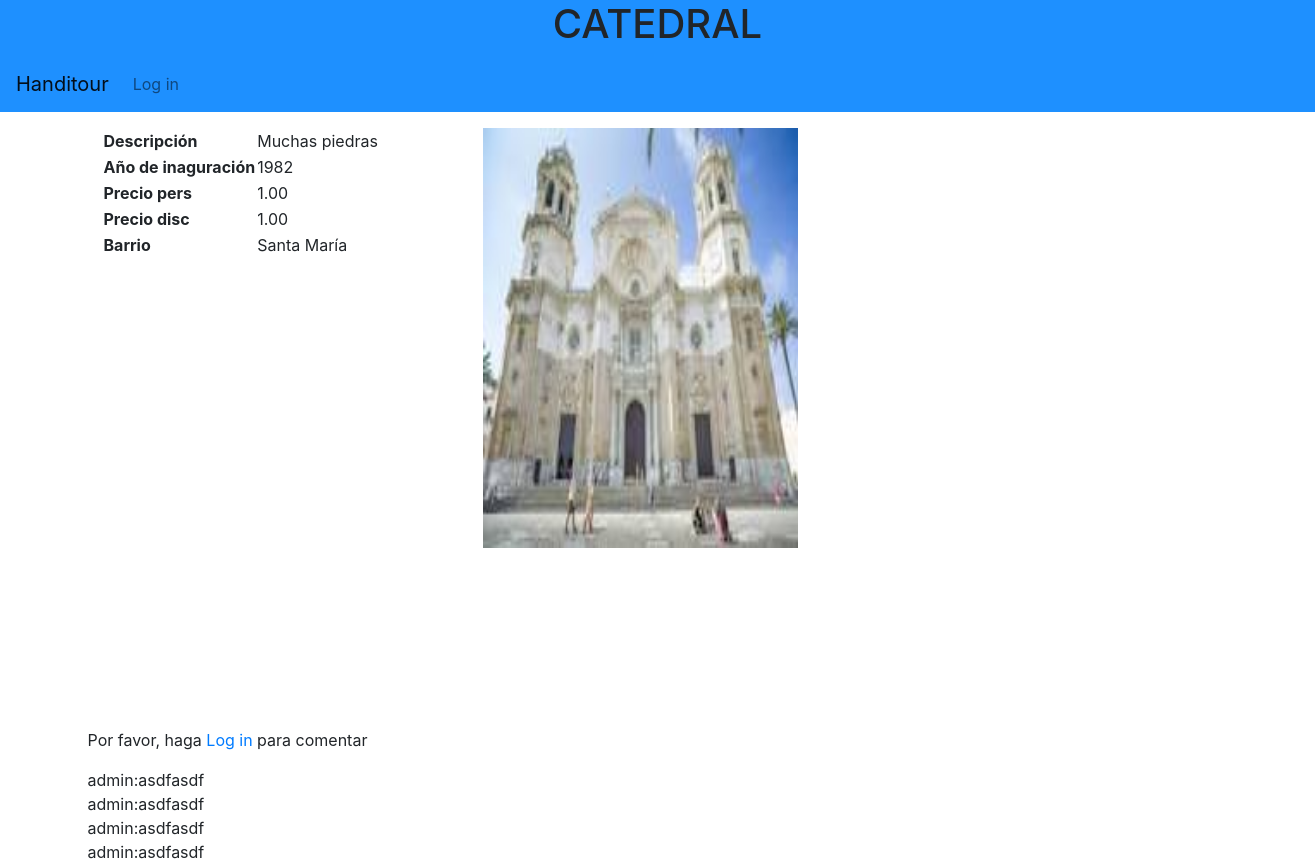
Page /monumento/1/ on the earlier database version.
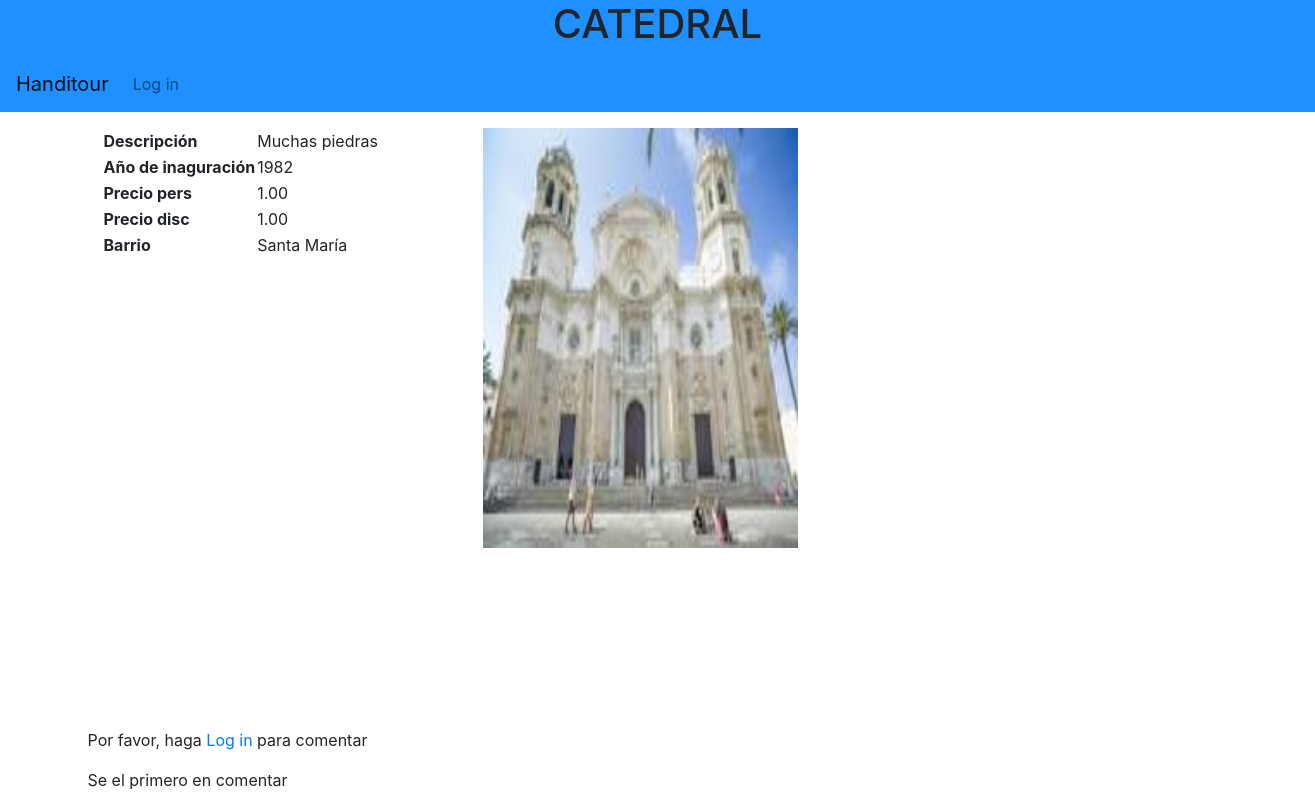
Same page on the later database version.
### handitour/models.py (models this page shows)
class Valoracion(models.Model):
    calificacion = models.PositiveIntegerField(default=1, validators=[MaxValueValidator(100), MinValueValidator(1)])
    comentario = models.TextField(max_length=500)
    usuario = models.ForeignKey(User, on_delete=models.CASCADE)
    monumento = models.ForeignKey("Monumento", on_delete=models.CASCADE)
    def __str__(self):
        return str(self.usuario) + ":" + self.comentario

### handitour/views.py (the view)
# urls.py: path('monumento/<id>/', views.detalle_monumento, name="monumento_detalle"),
def detalle_monumento(request, id):
    monumento = get_object_or_404(Monumento, id=id)
    valoraciones = Valoracion.objects.all()
    comentarios = valoraciones.filter(monumento_id=id)
    if request.POST:
        form = ValoracionForm(request.POST)
        if form.is_valid():
            form.save()
            return redirect(reverse("handitour:monumento_detalle", args=[id]))
        else:
            return render(request, "monumento.html", {"monumento": monumento, "encabezado": monumento.nombre.upper(), "form": form, "comentarios": comentarios})
    else:
        form = ValoracionForm(initial={'usuario':get_user(request),'monumento':monumento})
        return render(request, "monumento.html", {"monumento": monumento, "encabezado": monumento.nombre.upper(), "form": form, "comentarios": comentarios})

### handitour/models.py (called while the page is built)
    def __str__(self):
        return self.nombre

    def __str__(self):
        return self.nombre

### handitour/templates/monumento.html (shortened to what this page needs)
{% extends "base.html" %}
{% block content %}
    <div class="row">
        <div class="col-md-12 col-lg-4 mt-3" style="height: 600px; width: 200px; overflow: scroll;">
            <table>
                <thead>
                    <tr>
                        <th>Descripción</th>
                        <td>{{ monumento.historia }}</td>
                    </tr>
                    <tr>
                        <th>Año de inaguración</th>
                        <td>{{ monumento.agno_inaguracion }}</td>
                    </tr>
                    <tr>
                        <th>Precio pers</th>
                        <td>{{ monumento.precio_pers }}</td>
                    </tr>
                    <tr>
                        <th>Precio disc</th>
                        <td>{{ monumento.precio_disc }}</td>
                    </tr>
                    <tr>
                        <th>Barrio</th>
                        <td>{{ monumento.barrio }}</td>
                    </tr>
                </thead>
            </table>
        </div>
        <div class="col-md-12 col-lg-4 mt-3">
             <img src="{{monumento.foto.url}}" id="imgmonumento" alt="...">
        </div>
        <div class="col-md-12 col-lg-4 mt-3">
            <div id="mapa" style="height: 500px; width: 500px">
            </div>
        </div>
    </div>
    <div class="row">
       {% if user.is_authenticated %}
            <form action="." method="POST" enctype="multipart/form-data" id="comentario">
            {% csrf_token %}
                {{ form.as_p }}
                <button type="submit" class="btn btn-primary form-control">Comentar</button>
            </form>
        {% else %}
            <p>Por favor, haga <a href="/login">Log in</a> para comentar </p>
        {% endif %}
    </div>
    <div class="row">
        {% if comentarios %}
            {% for comentario in comentarios %}
                {{ comentario }}
                <br>
            {% endfor %}
        {% else %}
            <p>Se el primero en comentar </p>
        {% endif %}
    </div>
{% endblock %}

Differences in the rows shown:
removed Valoracion: usuario+comentario "admin:asdfasdf"
removed Valoracion: usuario+comentario "admin:asdfasdf"
removed Valoracion: usuario+comentario "admin:asdfasdf"
removed Valoracion: usuario+comentario "admin:asdfasdf"
Other differences:
text now shown: "Se el primero en comentar"
